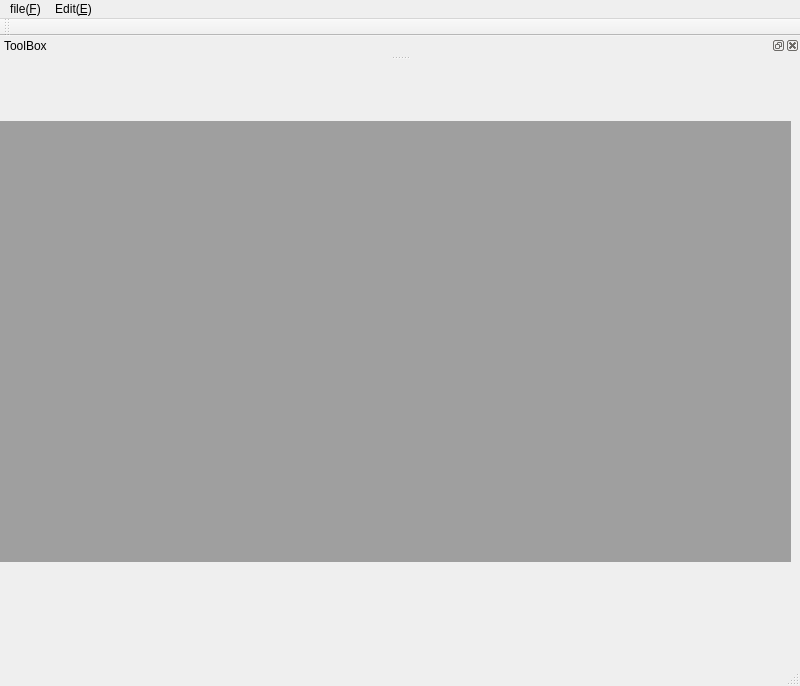
<?xml version="1.0" encoding="UTF-8"?>
<ui version="4.0">
 <class>MainWindow</class>
 <widget class="QMainWindow" name="MainWindow">
  <property name="geometry">
   <rect>
    <x>0</x>
    <y>0</y>
    <width>800</width>
    <height>686</height>
   </rect>
  </property>
  <property name="windowTitle">
   <string>MainWindow</string>
  </property>
  <widget class="QWidget" name="centralwidget">
   <widget class="QMdiArea" name="mdiArea">
    <property name="geometry">
     <rect>
      <x>-20</x>
      <y>60</y>
      <width>811</width>
      <height>441</height>
     </rect>
    </property>
   </widget>
  </widget>
  <widget class="QMenuBar" name="menubar">
   <property name="geometry">
    <rect>
     <x>0</x>
     <y>0</y>
     <width>800</width>
     <height>28</height>
    </rect>
   </property>
   <widget class="QMenu" name="menufile_F">
    <property name="title">
     <string>file(&amp;F)</string>
    </property>
    <addaction name="NewAction"/>
    <addaction name="showDockAct"/>
   </widget>
   <widget class="QMenu" name="menuEdit_E">
    <property name="title">
     <string>Edit(&amp;E)</string>
    </property>
    <addaction name="openACtion"/>
   </widget>
   <addaction name="menufile_F"/>
   <addaction name="menuEdit_E"/>
  </widget>
  <widget class="QStatusBar" name="statusbar"/>
  <widget class="QDockWidget" name="dockWidget">
   <property name="windowTitle">
    <string>ToolBox</string>
   </property>
   <attribute name="dockWidgetArea">
    <number>4</number>
   </attribute>
   <widget class="QWidget" name="dockWidgetContents">
    <widget class="QPushButton" name="DockerButton">
     <property name="geometry">
      <rect>
       <x>20</x>
       <y>40</y>
       <width>89</width>
       <height>25</height>
      </rect>
     </property>
     <property name="text">
      <string>Docker</string>
     </property>
    </widget>
    <widget class="QTextEdit" name="textEdit">
     <property name="geometry">
      <rect>
       <x>210</x>
       <y>30</y>
       <width>121</width>
       <height>81</height>
      </rect>
     </property>
    </widget>
   </widget>
  </widget>
  <widget class="QToolBar" name="toolBar">
   <property name="windowTitle">
    <string>toolBar</string>
   </property>
   <attribute name="toolBarArea">
    <enum>TopToolBarArea</enum>
   </attribute>
   <attribute name="toolBarBreak">
    <bool>false</bool>
   </attribute>
  </widget>
  <action name="NewAction">
   <property name="icon">
    <iconset resource="res.qrc">
     <normaloff>:/res/new.png</normaloff>:/res/new.png</iconset>
   </property>
   <property name="text">
    <string>new(&amp;N)</string>
   </property>
  </action>
  <action name="showDockAct">
   <property name="icon">
    <iconset resource="res.qrc">
     <normaloff>:/res/new.png</normaloff>:/res/new.png</iconset>
   </property>
   <property name="text">
    <string>showDock(&amp;D)</string>
   </property>
  </action>
  <action name="openACtion">
   <property name="icon">
    <iconset resource="res.qrc">
     <normaloff>:/mainwindow/res/new2.png</normaloff>:/mainwindow/res/new2.png</iconset>
   </property>
   <property name="text">
    <string>open(&amp;O)</string>
   </property>
  </action>
 </widget>
 <resources>
  <include location="res.qrc"/>
 </resources>
 <connections/>
</ui>
